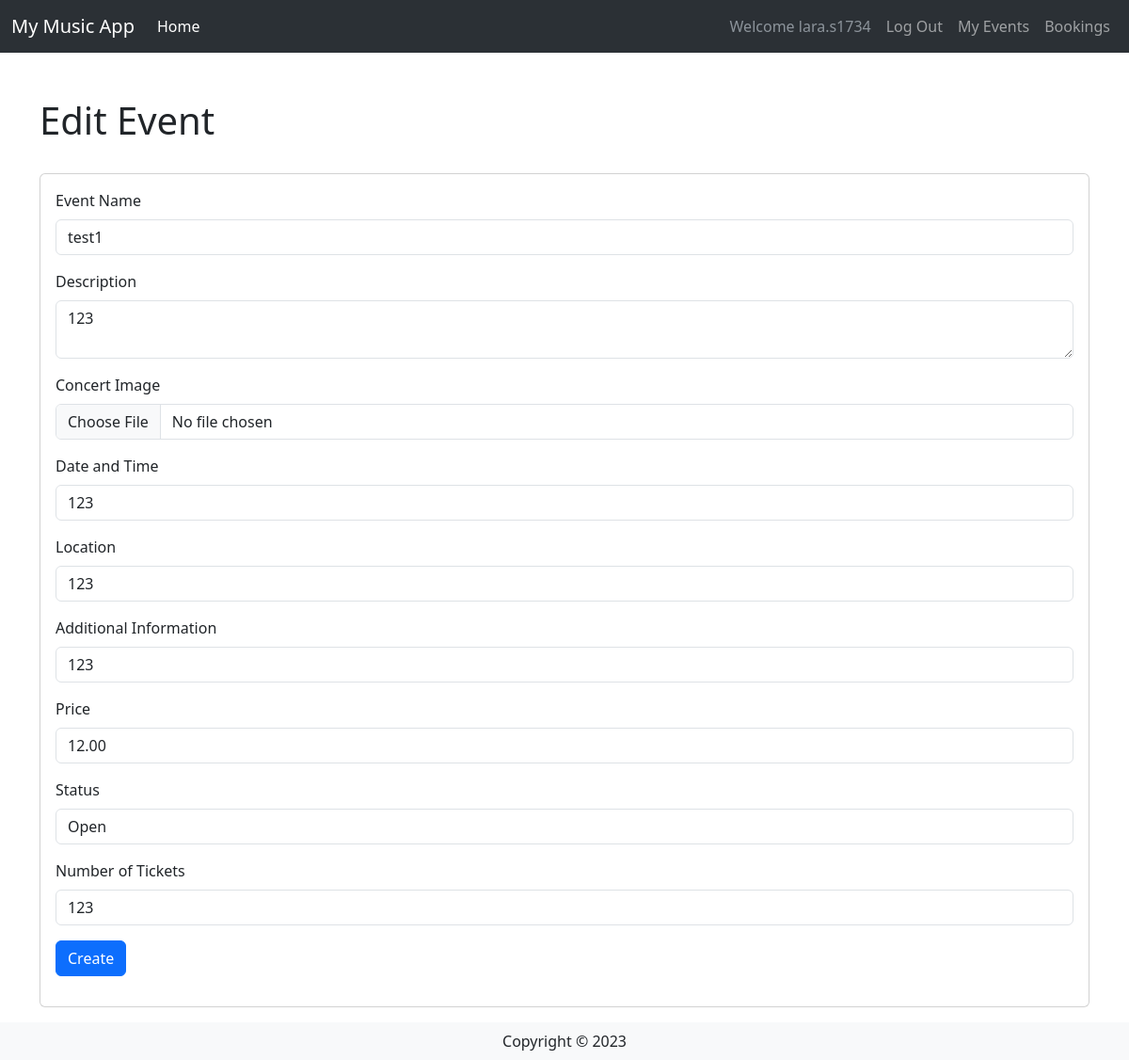
The page /events/2/edit (signed in) on the database as committed earlier.
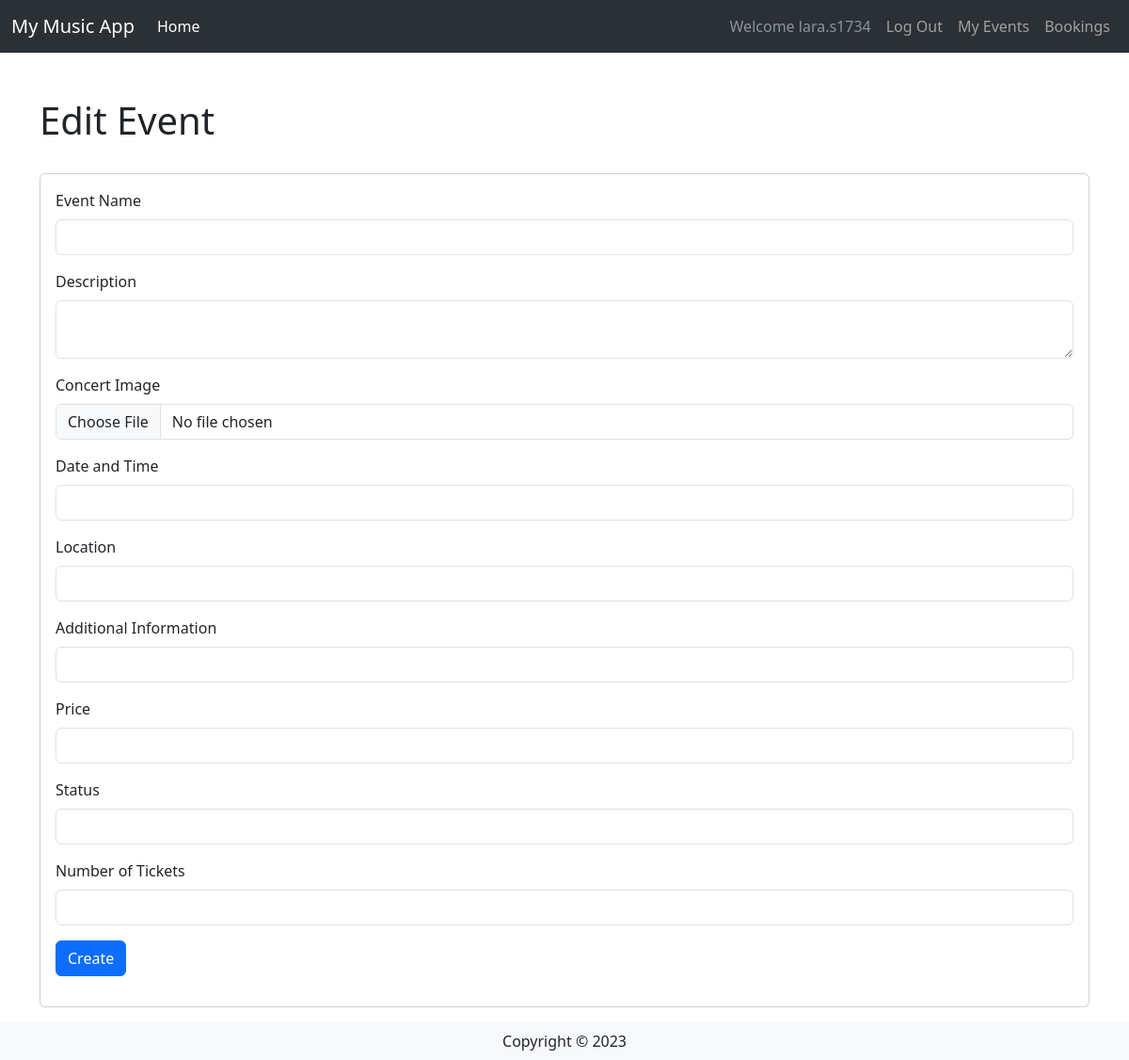
The same page on the database as committed later.
### website/models.py (models this page shows, shortened)
class Concert(db.Model):
    __tablename__ = 'Event'
    id = db.Column(db.Integer, primary_key=True)
    EventName = db.Column(db.String(80))
    EventDesc = db.Column(db.String(200))
    EventImage = db.Column(db.String(400))
    EventDateTime = db.Column(db.String(100))
    EventLocation = db.Column(db.String(100))
    EventInfo = db.Column(db.String(200))
    EventPrice = db.Column(db.DECIMAL(9, 2))
    EventStatus = db.Column(db.String(20))
    EventTicketCount = db.Column(db.Integer)
    UserId = db.Column(db.Integer, db.ForeignKey('User.id'))
    userCreator = db.relationship('User', backref='events_created')
    Comments = db.relationship('Comment', backref='concert')

### website/events.py (the view, shortened to what this page needs)
@my_events_bp.route('/<int:id>/edit', methods=['GET', 'POST'])
@login_required
def edit_event(id):
    event = Concert.query.get(id)
    form = ConcertForm(obj=event)
    return render_template('user/eventsedit.html', form=form, event=event)

### website/forms.py
class ConcertForm(FlaskForm):
  EventName = StringField('Event Name', validators=[InputRequired()])
  EventDesc = TextAreaField('Description', validators = [InputRequired()])
  EventImage = FileField('Concert Image', validators=[
    FileRequired(message='Image cannot be empty'),
    FileAllowed(ALLOWED_FILE, message='Only supports PNG, JPG, png, jpg')])
  EventDateTime = StringField('Date and Time', validators=[InputRequired()])
  EventLocation = StringField('Location', validators=[InputRequired()])
  EventInfo = StringField('Additional Information', validators=[InputRequired()])
  EventPrice = StringField('Price', validators=[InputRequired()])
  EventStatus = StringField('Status', validators=[InputRequired()])  # remove when event status information is implemented
  EventTicketCount = StringField('Number of Tickets', validators=[InputRequired()])
  submit = SubmitField("Create")

### website/templates/user/eventsedit.html (shortened to what this page needs)
{% extends 'base.html' %}
{% from 'bootstrap5/form.html' import render_form %}
{% block content %}
<div class="container">
    <div class="row mt-5 mb-3">
        <div class="col-md-12">
            <h1 class="mb-0">Edit Event</h1>
        </div>
    </div>
    <div class="row">
        <div class="col-md-12">
            <div class="card my-3">
                <div class="card-body">
                    {{ render_form(form) }}
                </div>
            </div>
        </div>
    </div>
</div>
{% endblock %}

Rows that differ between the two databases and show on the page:
removed Concert: EventName "test1", EventDesc "123", EventDateTime "123", EventLocation "123", EventInfo "123", EventPrice "12.00", EventStatus "Open", EventTicketCount "123"
